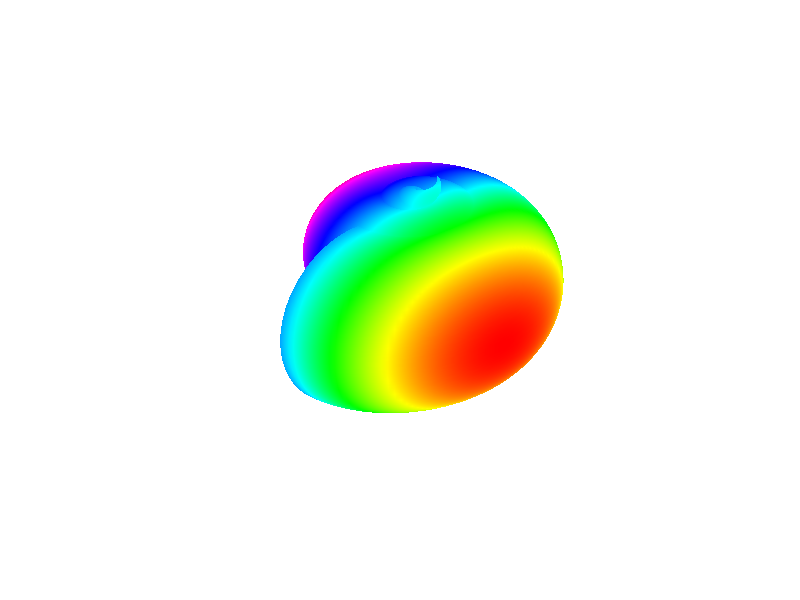

This chart was generated by the following MATLAB code: (Note: this script raises an error after producing the figure.)

t = linspace(0, 2*pi, 512);
[u,v] = meshgrid (t);
a = -0.4; b = .5; c = .1;
n = 3;
x =(a*(1 - v/(2*pi)) .*(1+cos(u)) + c) .* cos(n*v);
y =(a*(1 - v/(2*pi)) .*(1+cos(u)) + c) .* sin(n*v);
z = b*v/(2*pi) + a*(1 - v/(2*pi)) .* sin (u);
surf(x,y,z,y)
axis off
axis equal
colormap(hsv(1024))
shading interp
material shiny
lighting phong
camlight('left', 'infinite')
view([-160 25])